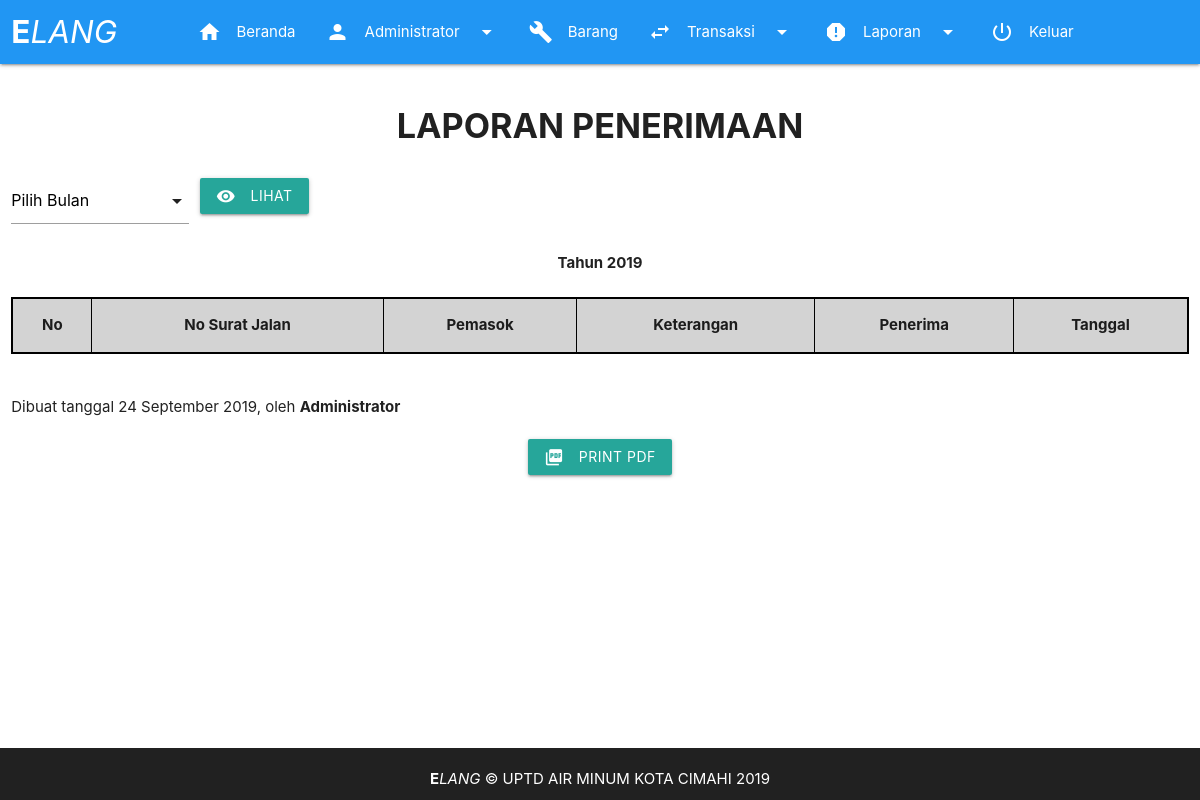
The app's page /page/laporan_penerimaan.php (signed in), older data.
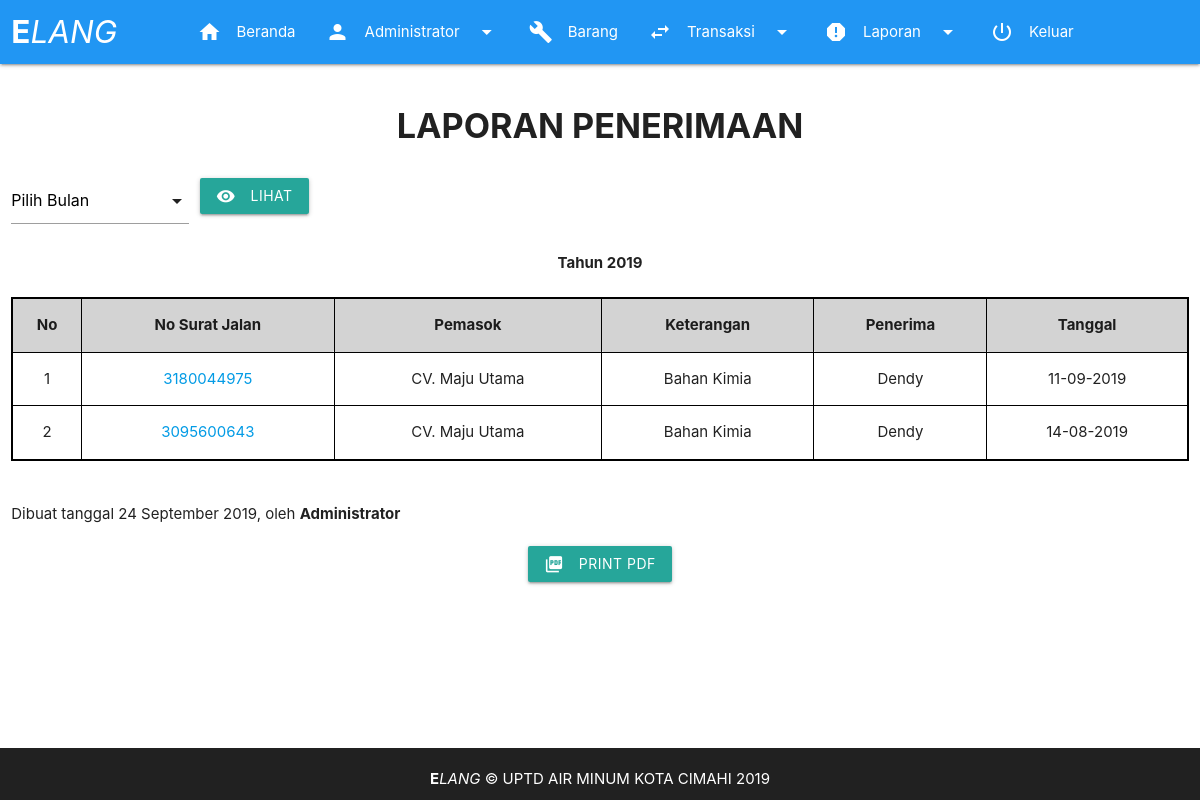
The same page, newer data.
### tables this page shows
CREATE TABLE `penerimaan` (
  `id` tinyint(5) NOT NULL,
  `no_transaksi` varchar(100) NOT NULL,
  `keterangan` varchar(255) NOT NULL,
  `tanggal` date NOT NULL,
  `kode_barang` varchar(10) NOT NULL,
  `barang` varchar(255) NOT NULL,
  `jumlah` int(11) NOT NULL,
  `user` varchar(50) NOT NULL,
  `supplier` varchar(255) NOT NULL,
  `no_surat_jalan` varchar(20) NOT NULL,
  `satuan` varchar(10) NOT NULL
);

### fungsi/fungsi.php (called while the page is built, shortened)
<?php
function tampilkan_penerimaan(){
	global $link;
	$query = "SELECT * FROM penerimaan GROUP BY no_surat_jalan ORDER BY tanggal DESC";
	$result = mysqli_query($link, $query) or die ('gagal menampilkan data transaksi penerimaan');
	return $result;
}
?>

### page/laporan_penerimaan.php (the view, shortened to what this page needs)
<!DOCTYPE html>
  <html>
    <head>
      <?php require_once "../aset/view/headcontent.php"; ?>
    </head>
    <body>
      <?php
      require_once "../aset/view/header.php";
      require_once "../fungsi/db.php";
      require_once "../fungsi/fungsi.php";
      $penerimaan = tampilkan_penerimaan();
      $nourut = 1;
      $namabulan = 'Tahun ' . date('Y');
      ?>
      <main>
        <div class="row">
          <div class="col s12">
            <h4><div class="center"><b>LAPORAN PENERIMAAN</b></div></h4>
          </div>
        </div>
        <form action="" method="get">
          <div class="row">
            <div class="col s2">
            </div>
            <div>
              <button class="btn waves-effect waves-light" type="submit" name="submit">Lihat
                <i class="material-icons left">remove_red_eye</i>
              </button>
            </div>
          </div>
        </form>
        <div id="cetakLaporan">
          <div class="row">
            <div class="col s12 center">
            <?='<b>' . $namabulan . '</b><br><br>';?>
              <table class="highlight responsive-table centered opname">
                <thead>
                  <tr>
                      <th>No</th>
                      <th>No Surat Jalan</th>
                      <th>Pemasok</th>
                      <th>Keterangan</th>
                      <th>Penerima</th>
                      <th>Tanggal</th>
                  </tr>
                </thead>
                <tbody>
                  <?php while($row = mysqli_fetch_assoc($penerimaan)):?>
                  <tr>
                    <td><?=$nourut++;?></td>
                    <td><a href="detail_penerimaan.php?surat=<?=$row['no_surat_jalan'];?>"><?=$row['no_surat_jalan'];?></a></td>
                    <td><?=$row['supplier'];?></td>
                    <td><?=$row['keterangan'];?></td>
                    <td><?=$row['user'];?></td>
                    <td><?= date('d-m-Y', strtotime($row['tanggal']));?></td>
                  </tr>
                  <?php endwhile; ?>
                </tbody>
              </table>
            </div>
          </div>
          <div class="row">
            <div class="col s12">
              <br>
              Dibuat tanggal <?=date('j F Y');?>, oleh <b><?=$_SESSION['username'];?></b>
            </div>
          </div>
        </div>
        <div class="row">
          <div class="center">
            <div class="col s12">
              <button class="btn waves-effect waves-light" onclick="printContent('cetakLaporan')">Print PDF
                <i class="material-icons left">picture_as_pdf</i>
              </button>
            </div>
          </div>
        </div>
      </main>
      <?php
      require_once "../aset/view/footer.php";
      ?>
    </body>
  </html>

Row changes from the older to the newer data that the page shows:
added penerimaan: no_surat_jalan "3180044975", supplier "CV. Maju Utama", keterangan "Bahan Kimia", user "Dendy", tanggal "11-09-2019"
added penerimaan: no_surat_jalan "3095600643", supplier "CV. Maju Utama", keterangan "Bahan Kimia", user "Dendy", tanggal "14-08-2019"
